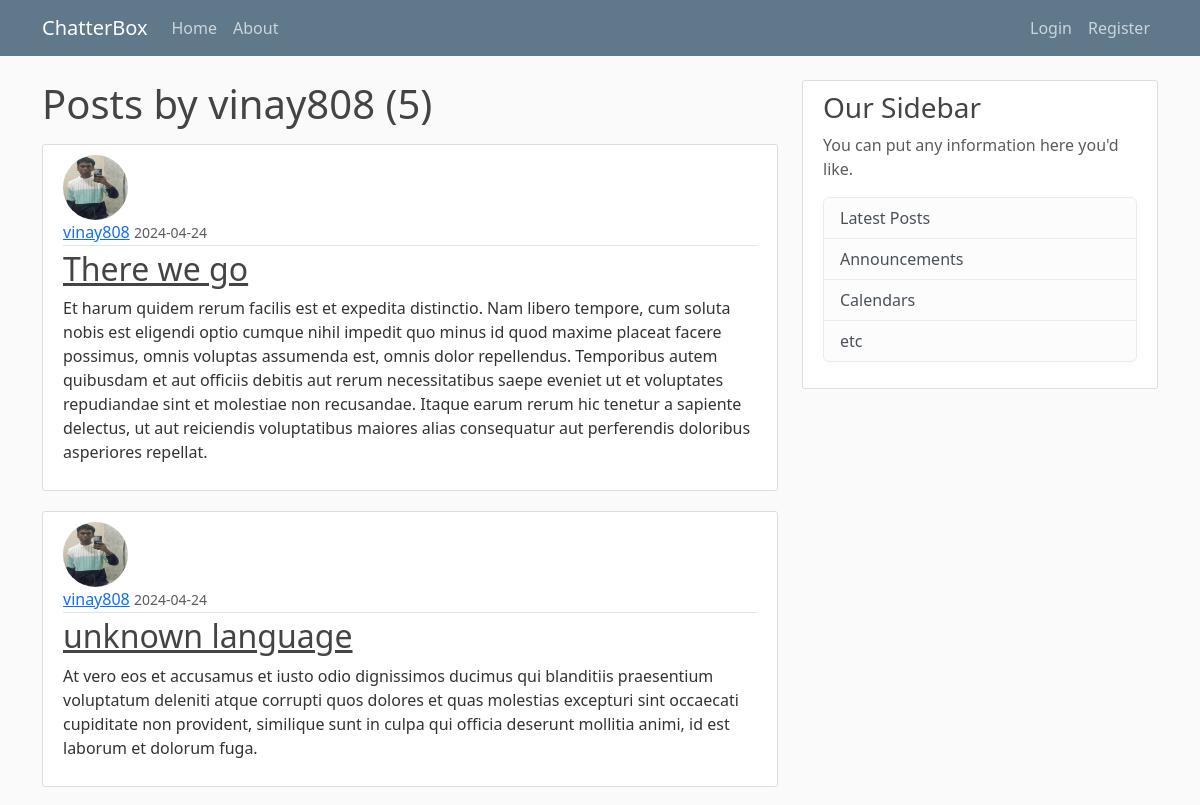
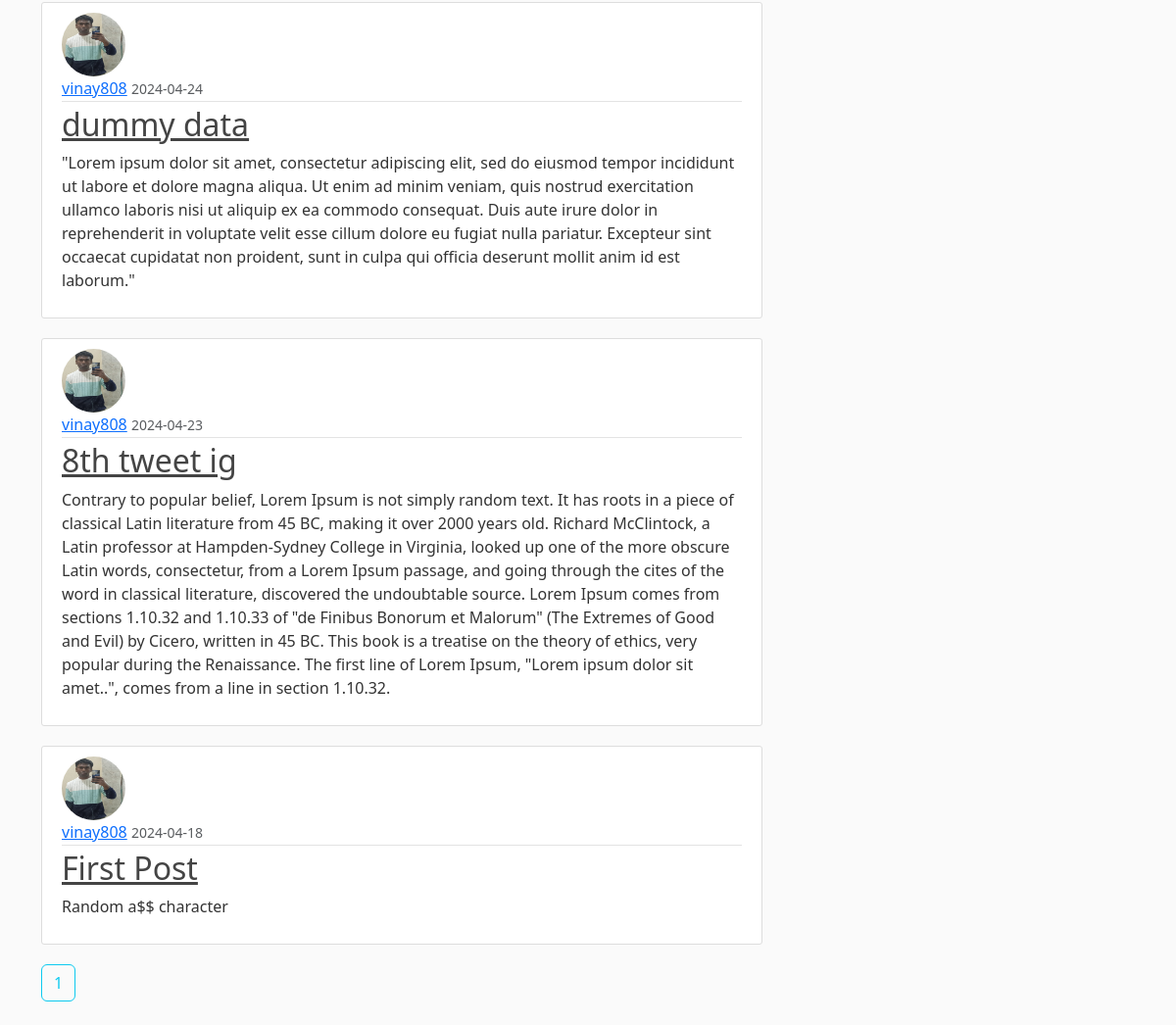
Screenshot of /user/vinay808 with the database file from the repository (2 pictures, top to bottom).
### blogapp/models.py (models this page shows, shortened)
class User(db.Model, UserMixin):
    id = db.Column(db.Integer, primary_key=True)
    username = db.Column(db.String(20), unique=True, nullable=False)
    email = db.Column(db.String(120), unique=True, nullable=False)
    image_file = db.Column(db.String(20), nullable=False, default='default.jpg')
    password = db.Column(db.String(60), nullable=False)
    posts = db.relationship('Post', backref='author', lazy=True)

class Post(db.Model):
    id = db.Column(db.Integer, primary_key=True)
    title = db.Column(db.String(100), nullable=False)
    date_posted = db.Column(db.DateTime, nullable=False, default=datetime.now)
    content = db.Column(db.Text, nullable=False)
    user_id = db.Column(db.Integer, db.ForeignKey('user.id'), nullable=False)

### blogapp/routes.py (the view)
@app.route("/user/<string:username>")
def user_posts(username):
    page = request.args.get('page', 1, type=int)
    user = User.query.filter_by(username=username).first_or_404()
    posts = Post.query.filter_by(author=user)\
            .order_by(Post.date_posted.desc())\
            .paginate(page=page, per_page=5)
    return render_template('user_posts.html', posts=posts, user=user)

### blogapp/templates/user_posts.html
{% extends "base.html" %}
{% block content %}
    <h1 class="mb-3"> Posts by {{ user.username }} ({{ posts.total }}) </h1>
    {% for post in posts.items %}
    <article class="media content-section">
      <img class="rounded-circle article-img" src="{{ url_for('static', filename='profile_pics/' + post.author.image_file)}}">
      <div class="media-body">
        <div class="article-metadata">
            <a class="mr-2" href="{{ url_for('user_posts', username=post.author.username) }}">{{ post.author.username }}</a>
          <small class="text-muted">{{ post.date_posted.strftime('%Y-%m-%d') }}</small>
        </div>
        <h2><a class="article-title" href="{{ url_for('post', post_id=post.id) }}">{{ post.title }}</a></h2>
        <p class="article-content">{{ post.content }}</p>
      </div>
    </article>
    {% endfor %}
    {% for page_num in posts.iter_pages(left_edge=1, right_edge=1, left_current=1, right_current=2) %}
        {% if page_num %}
            {% if posts.page == page_num %}
                <a class="btn btn-outline-info mb-4" href="{{ url_for('user_posts', username=user.username, page=page_num) }}"> {{ page_num }} </a>
            {% else %}
                <a class="btn btn-info mb-4" href="{{ url_for('user_posts', username=user.username, page=page_num) }}"> {{ page_num }} </a>
            {% endif %}
        {% else %}
            ...
        {% endif %}
    {% endfor %}
{% endblock content%}

### blogapp/static/main.css (style rules this page uses)
body { background: #fafafa; color: #333333; margin-top: 5rem; }
h1, h2, h3, h4, h5, h6 { color: #444444; }
.content-section { background: #ffffff; padding: 10px 20px; border: 1px solid #dddddd; border-radius: 3px; margin-bottom: 20px; }
.article-title { color: #444444; }
.article-content { white-space: pre-line; }
.article-img { height: 65px; width: 65px; margin-right: 14px; }
.article-metadata { padding-bottom: 1px; margin-bottom: 4px; border-bottom: 1px solid #e3e3e3 }

### rows the page displays
User: username "vinay808"
Post: image_file (placeholder picture), author.username "vinay808", date_posted "2024-04-24", title "There we go", content "Et harum quidem rerum facilis est et expedita distinctio. Nam libero tempore, cum soluta nobis est eligendi optio cumque nihil impedit quo minus id quod maxime placeat facere possimus, omnis voluptas assumenda est, omnis dolor repellendus. Temporibus autem quibusdam et aut officiis debitis aut rerum necessitatibus saepe eveniet ut et voluptates repudiandae sint et molestiae non recusandae. Itaque earum rerum hic tenetur a sapiente delectus, ut aut reiciendis voluptatibus maiores alias consequatur aut perferendis doloribus asperiores repellat."
Post: image_file (placeholder picture), author.username "vinay808", date_posted "2024-04-24", title "unknown language", content "At vero eos et accusamus et iusto odio dignissimos ducimus qui blanditiis praesentium voluptatum deleniti atque corrupti quos dolores et quas molestias excepturi sint occaecati cupiditate non provident, similique sunt in culpa qui officia deserunt mollitia animi, id est laborum et dolorum fuga."
Post: image_file (placeholder picture), author.username "vinay808", date_posted "2024-04-24", title "dummy data", content "\"Lorem ipsum dolor sit amet, consectetur adipiscing elit, sed do eiusmod tempor incididunt ut labore et dolore magna aliqua. Ut enim ad minim veniam, quis nostrud exercitation ullamco laboris nisi ut aliquip ex ea commodo consequat. Duis aute irure dolor in reprehenderit in voluptate velit esse cillum dolore eu fugiat nulla pariatur. Excepteur sint occaecat cupidatat non proident, sunt in culpa qui officia deserunt mollit anim id est laborum.\""
Post: image_file (placeholder picture), author.username "vinay808", date_posted "2024-04-23", title "8th tweet ig", content "Contrary to popular belief, Lorem Ipsum is not simply random text. It has roots in a piece of classical Latin literature from 45 BC, making it over 2000 years old. Richard McClintock, a Latin professor at Hampden-Sydney College in Virginia, looked up one of the more obscure Latin words, consectetur, from a Lorem Ipsum passage, and going through the cites of the word in classical literature, discovered the undoubtable source. Lorem Ipsum comes from sections 1.10.32 and 1.10.33 of \"de Finibus Bonorum et Malorum\" (The Extremes of Good and Evil) by Cicero, written in 45 BC. This book is a treatise on the theory of ethics, very popular during the Renaissance. The first line of Lorem Ipsum,…"
Post: image_file (placeholder picture), author.username "vinay808", date_posted "2024-04-18", title "First Post", content "Random a$$ character"

### other values shown
{{ posts.total }} "5"
{{ page_num }} "1"
